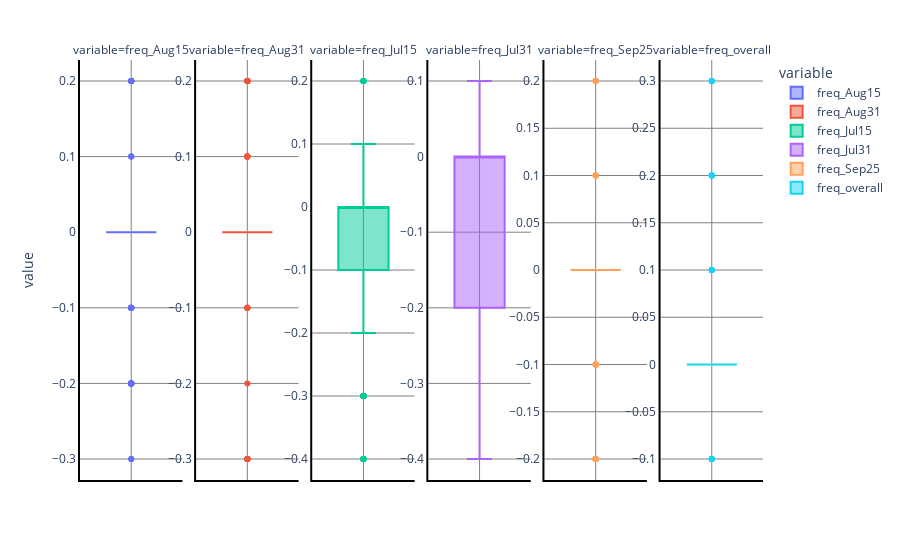

The notebook cell saved with this chart:
### Code cell
#### make boxplots: 


df = comp_Z2C_dec.drop(columns=['Minimum', 'Maximum', 'freq_Dec1', 'freq_Dec15', 'freq_Jan1'])

fig = px.box(df.melt(), y="value", facet_col="variable", boxmode="overlay", color="variable")
fig.update_yaxes(matches=None)

for i in range(len(fig["data"])):
    yaxis_name = 'yaxis' if i == 0 else f'yaxis{i + 1}'
    fig.layout[yaxis_name].showticklabels = True

fig.update_layout(legend = dict(bgcolor = 'white'))
fig.update_layout(plot_bgcolor='white')

fig.update_xaxes(showline=True, linewidth=2, linecolor='black')#, mirror=True)
fig.update_yaxes(showline=True, linewidth=2, linecolor='black')#, mirror=True)

fig.update_xaxes(showgrid=True, gridwidth=1, gridcolor='gray')
fig.update_yaxes(showgrid=True, gridwidth=1, gridcolor='gray')

fig.show()

### Figure 1 — Plotly figure (JSON) as saved in the notebook; plotly's stock layout.template omitted (floating-point values rounded to 4 significant figures; data arrays with more than 128 entries replaced by an {"elided": "..."} marker saying what was removed)
{"data": [{"alignmentgroup": "True", "hovertemplate": "variable=freq_Aug15<br>value=%{y}<extra></extra>", "legendgroup": "freq_Aug15", "marker": {"color": "#636efa"}, "name": "freq_Aug15", "notched": false, "offsetgroup": "freq_Aug15", "orientation": "v", "showlegend": true, "type": "box", "x0": " ", "xaxis": "x", "y": {"elided": "154 float values"}, "y0": " ", "yaxis": "y"}, {"alignmentgroup": "True", "hovertemplate": "variable=freq_Aug31<br>value=%{y}<extra></extra>", "legendgroup": "freq_Aug31", "marker": {"color": "#EF553B"}, "name": "freq_Aug31", "notched": false, "offsetgroup": "freq_Aug31", "orientation": "v", "showlegend": true, "type": "box", "x0": " ", "xaxis": "x2", "y": {"elided": "154 float values"}, "y0": " ", "yaxis": "y2"}, {"alignmentgroup": "True", "hovertemplate": "variable=freq_Jul15<br>value=%{y}<extra></extra>", "legendgroup": "freq_Jul15", "marker": {"color": "#00cc96"}, "name": "freq_Jul15", "notched": false, "offsetgroup": "freq_Jul15", "orientation": "v", "showlegend": true, "type": "box", "x0": " ", "xaxis": "x3", "y": {"elided": "154 float values"}, "y0": " ", "yaxis": "y3"}, {"alignmentgroup": "True", "hovertemplate": "variable=freq_Jul31<br>value=%{y}<extra></extra>", "legendgroup": "freq_Jul31", "marker": {"color": "#ab63fa"}, "name": "freq_Jul31", "notched": false, "offsetgroup": "freq_Jul31", "orientation": "v", "showlegend": true, "type": "box", "x0": " ", "xaxis": "x4", "y": {"elided": "154 float values"}, "y0": " ", "yaxis": "y4"}, {"alignmentgroup": "True", "hovertemplate": "variable=freq_Sep25<br>value=%{y}<extra></extra>", "legendgroup": "freq_Sep25", "marker": {"color": "#FFA15A"}, "name": "freq_Sep25", "notched": false, "offsetgroup": "freq_Sep25", "orientation": "v", "showlegend": true, "type": "box", "x0": " ", "xaxis": "x5", "y": {"elided": "154 float values"}, "y0": " ", "yaxis": "y5"}, {"alignmentgroup": "True", "hovertemplate": "variable=freq_overall<br>value=%{y}<extra></extra>", "legendgroup": "freq_overall", "marker": {"color": "#19d3f3"}, "name": "freq_overall", "notched": false, "offsetgroup": "freq_overall", "orientation": "v", "showlegend": true, "type": "box", "x0": " ", "xaxis": "x6", "y": {"elided": "154 float values"}, "y0": " ", "yaxis": "y6"}], "layout": {"annotations": [{"font": {}, "showarrow": false, "text": "variable=freq_Aug15", "x": 0.075, "xanchor": "center", "xref": "paper", "y": 1, "yanchor": "bottom", "yref": "paper"}, {"font": {}, "showarrow": false, "text": "variable=freq_Aug31", "x": 0.245, "xanchor": "center", "xref": "paper", "y": 1, "yanchor": "bottom", "yref": "paper"}, {"font": {}, "showarrow": false, "text": "variable=freq_Jul15", "x": 0.415, "xanchor": "center", "xref": "paper", "y": 1, "yanchor": "bottom", "yref": "paper"}, {"font": {}, "showarrow": false, "text": "variable=freq_Jul31", "x": 0.585, "xanchor": "center", "xref": "paper", "y": 1, "yanchor": "bottom", "yref": "paper"}, {"font": {}, "showarrow": false, "text": "variable=freq_Sep25", "x": 0.755, "xanchor": "center", "xref": "paper", "y": 1, "yanchor": "bottom", "yref": "paper"}, {"font": {}, "showarrow": false, "text": "variable=freq_overall", "x": 0.925, "xanchor": "center", "xref": "paper", "y": 1, "yanchor": "bottom", "yref": "paper"}], "boxmode": "overlay", "legend": {"bgcolor": "white", "title": {"text": "variable"}, "tracegroupgap": 0}, "margin": {"t": 60}, "plot_bgcolor": "white", "xaxis": {"anchor": "y", "domain": [0, 0.15], "gridcolor": "gray", "gridwidth": 1, "linecolor": "black", "linewidth": 2, "showgrid": true, "showline": true}, "xaxis2": {"anchor": "y2", "domain": [0.17, 0.32], "gridcolor": "gray", "gridwidth": 1, "linecolor": "black", "linewidth": 2, "matches": "x", "showgrid": true, "showline": true}, "xaxis3": {"anchor": "y3", "domain": [0.34, 0.49], "gridcolor": "gray", "gridwidth": 1, "linecolor": "black", "linewidth": 2, "matches": "x", "showgrid": true, "showline": true}, "xaxis4": {"anchor": "y4", "domain": [0.51, 0.66], "gridcolor": "gray", "gridwidth": 1, "linecolor": "black", "linewidth": 2, "matches": "x", "showgrid": true, "showline": true}, "xaxis5": {"anchor": "y5", "domain": [0.68, 0.83], "gridcolor": "gray", "gridwidth": 1, "linecolor": "black", "linewidth": 2, "matches": "x", "showgrid": true, "showline": true}, "xaxis6": {"anchor": "y6", "domain": [0.85, 1], "gridcolor": "gray", "gridwidth": 1, "linecolor": "black", "linewidth": 2, "matches": "x", "showgrid": true, "showline": true}, "yaxis": {"anchor": "x", "domain": [0, 1], "gridcolor": "gray", "gridwidth": 1, "linecolor": "black", "linewidth": 2, "showgrid": true, "showline": true, "showticklabels": true, "title": {"text": "value"}}, "yaxis2": {"anchor": "x2", "domain": [0, 1], "gridcolor": "gray", "gridwidth": 1, "linecolor": "black", "linewidth": 2, "showgrid": true, "showline": true, "showticklabels": true}, "yaxis3": {"anchor": "x3", "domain": [0, 1], "gridcolor": "gray", "gridwidth": 1, "linecolor": "black", "linewidth": 2, "showgrid": true, "showline": true, "showticklabels": true}, "yaxis4": {"anchor": "x4", "domain": [0, 1], "gridcolor": "gray", "gridwidth": 1, "linecolor": "black", "linewidth": 2, "showgrid": true, "showline": true, "showticklabels": true}, "yaxis5": {"anchor": "x5", "domain": [0, 1], "gridcolor": "gray", "gridwidth": 1, "linecolor": "black", "linewidth": 2, "showgrid": true, "showline": true, "showticklabels": true}, "yaxis6": {"anchor": "x6", "domain": [0, 1], "gridcolor": "gray", "gridwidth": 1, "linecolor": "black", "linewidth": 2, "showgrid": true, "showline": true, "showticklabels": true}}}
